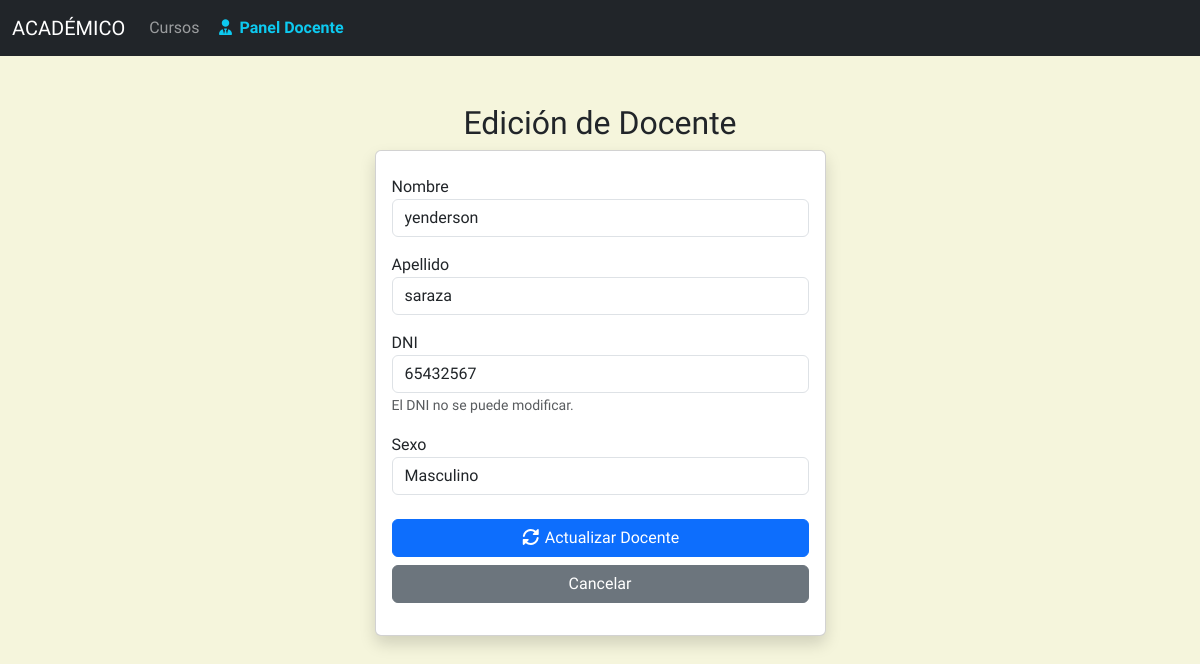
/docenteedicion/10, run on the app's committed database.
### aplicaciones/academico/models.py (models this page shows, shortened)
class docente(models.Model):
    nombre = models.CharField(max_length=20, verbose_name= "Nombre")
    apellido = models.CharField(max_length=20, verbose_name= "Apellido")
    dni = models.PositiveBigIntegerField(verbose_name = "Documento")
    sexo = models.CharField(max_length= 1,choices = sexos, default= "O")
    class Meta:
        db_table = "Docente"
        verbose_name = "docente"
        verbose_name_plural = "docentes"
        ordering = ["apellido","-nombre"]

### aplicaciones/academico/views.py (the view)
# urls.py: path("docenteedicion/<int:id>", docenteedicion , name = "docenteedicion"),
def docenteedicion(request, id):
    profe = docente.objects.get(id=id)
    return render(request, "academico/ediciondocente.html", {"docente": profe})

### aplicaciones/academico/templates/academico/ediciondocente.html (shortened to what this page needs)
{% extends "academico/gestioncursos.html" %}
{% block content %}
<div class="container mt-5">
    <div class="row justify-content-center">
        <div class="col-md-5">
            <h2 class="text-center">Edición de Docente</h2>
            <div class="card shadow">
                <div class="card-body">
                    <form action="{% url 'editardocente_final' %}" method="POST">
                        <div class="form-group py-2">
                            <label for="txtnombre">Nombre</label>
                            <input type="text" name="txtnombre" value="{{ docente.nombre }}" class="form-control" required>
                        </div>
                        <div class="form-group py-2">
                            <label for="txtapellido">Apellido</label>
                            <input type="text" name="txtapellido" value="{{ docente.apellido }}" class="form-control" required>
                        </div>
                        <div class="form-group py-2">
                            <label for="txtdni">DNI</label>
                            <input type="number" name="txtdni" value="{{ docente.dni }}" class="form-control" readonly>
                            <small class="text-muted">El DNI no se puede modificar.</small>
                        </div>
                        <div class="form-group py-2">
                            <label for="txtsexo">Sexo</label>
                            <select name="txtsexo" class="form-control" required>
                                <option value="M" {% if docente.sexo == 'M' %}selected{% endif %}>Masculino</option>
                            </select>
                        </div>
                        <div class="form-group py-3">
                            <button type="submit" class="btn btn-primary w-100 text-white">
                                <i class="fa-solid fa-rotate"></i> Actualizar Docente
                            </button>
                            <a href="{% url 'listdocentes' %}" class="btn btn-secondary w-100 mt-2">Cancelar</a>
                        </div>
                    </form>
                </div>
            </div>
        </div>
    </div>
</div>
{% endblock %}

### aplicaciones/academico/static/css/gestioncursos.css (style rules this page uses)
body { font-family: "Playwrite NZ Basic", system-ui !important; }
body { background-color: beige !important; }

### data on the page
docente: txtnombre "yenderson", txtapellido "saraza", txtdni "65432567", txtsexo "Masculino"
